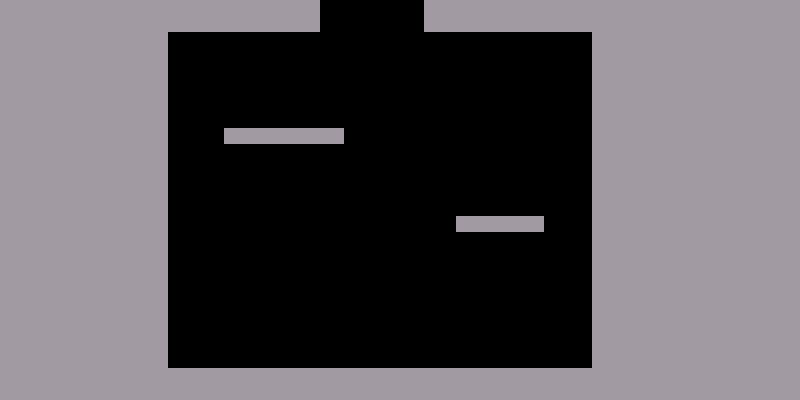

This is a level from a 2D game, rendered from its Tiled map with the project's own tilesets. A one-line summary and the map file follow, with tile-layer data summarised:
An orthogonal 100x50 tile map with 8x8 px tiles, 2 tile layers (ground, collision), 2 tilesets and 1 object.

<map version="1.4" tiledversion="1.4.2" orientation="orthogonal" renderorder="right-down" width="100" height="50" tilewidth="8" tileheight="8" infinite="0" nextlayerid="4" nextobjectid="2">
 <tileset firstgid="1" source="../Tilesets/coll8x8.tsx" />
 <tileset firstgid="17" source="../Tilesets/Forest/forestTSet.tsx" />
 <layer id="2" name="ground" width="100" height="50">
  <data>[5000 cells, 2774 non-empty, 1 distinct tile ids]</data>
 </layer>
 <layer id="1" name="collision" width="100" height="50" opacity="0.5">
  <data>[5000 cells, 2774 non-empty, 1 distinct tile ids]</data>
 </layer>
 <objectgroup id="3" name="Objects">
  <object id="1" template="../Templates/Entrance.tx" x="320" y="0" width="104" height="32">
   <properties>
    <property name="dir" value="UP" />
   </properties>
  </object>
 </objectgroup>
</map>
